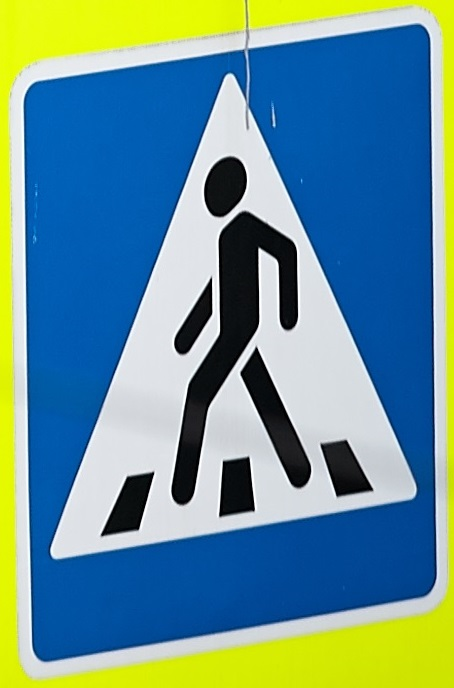
#> input picture yolo-prac/blue-traffic-sign-to-print.jpg, 454 x 688 px, given in place of the camera
$ python detecting-object.py   (older library calls are emulated)
#> lines starting #> are read from the running program, lines starting #| are printed output that depends on the picture; after the words box and inside, x2 and y2 are one past the last pixel; in counts of white or black regions, pixels touching at a corner belong together


import cv2


def do_nothing(x):
    pass


v = cv2.__version__.split('.')[0]

camera = cv2.VideoCapture(0)


while True:
    _, frame_BGR = camera.read()
#> frame_BGR is the input picture: shape (688, 454, 3); mean B, G, R 148.1, 144.5, 101.9

    frame_HSV = cv2.cvtColor(frame_BGR, cv2.COLOR_BGR2HSV)
#> frame_HSV: shape (688, 454, 3); mean H, S, V 92.7, 165.9, 183.8

    cv2.namedWindow('Track Bars', cv2.WINDOW_NORMAL)
    cv2.createTrackbar('min_blue', 'Track Bars', 0, 255, do_nothing)
    cv2.createTrackbar('min_green', 'Track Bars', 0, 255, do_nothing)
    cv2.createTrackbar('min_red', 'Track Bars', 0, 255, do_nothing)

    cv2.createTrackbar('max_blue', 'Track Bars', 0, 255, do_nothing)
    cv2.createTrackbar('max_green', 'Track Bars', 0, 255, do_nothing)
    cv2.createTrackbar('max_red', 'Track Bars', 0, 255, do_nothing)

    min_blue = cv2.getTrackbarPos('min_blue', 'Track Bars')
    min_green = cv2.getTrackbarPos('min_green', 'Track Bars')
    min_red = cv2.getTrackbarPos('min_red', 'Track Bars')

    max_blue = cv2.getTrackbarPos('max_blue', 'Track Bars')
    max_green = cv2.getTrackbarPos('max_green', 'Track Bars')
    max_red = cv2.getTrackbarPos('max_red', 'Track Bars')


    mask = cv2.inRange(frame_HSV,
                       (min_blue, min_green, min_red),
                       (max_blue, max_green, max_red))
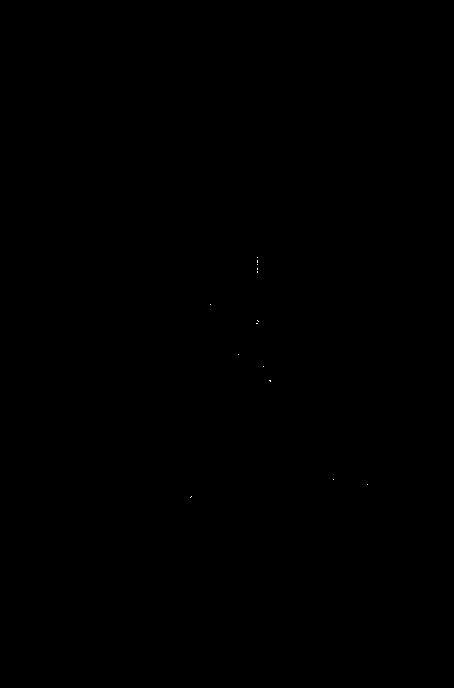
#> mask: shape (688, 454); 0.01% white in thin lines or dots, all inside (x1, y1, x2, y2) = (190, 257, 368, 498)


    min_green = cv2.getTrackbarPos('min_green', 'Track Bars')
    min_red = cv2.getTrackbarPos('min_red', 'Track Bars')

    max_blue = cv2.getTrackbarPos('max_blue', 'Track Bars')
    max_green = cv2.getTrackbarPos('max_green', 'Track Bars')
    max_red = cv2.getTrackbarPos('max_red', 'Track Bars')


    if v == '3':
        _, contours, _ = cv2.findContours(mask, cv2.RETR_TREE, cv2.CHAIN_APPROX_NONE)


    else:
        contours, _ = cv2.findContours(mask, cv2.RETR_TREE, cv2.CHAIN_APPROX_NONE)
#> contours = 14 contours, all with area under 20


    contours = sorted(contours, key=cv2.contourArea, reverse=True)

    if contours:

        (x_min, y_min, box_width, box_height) = cv2.boundingRect(contours[0])
#> x_min = 269; y_min = 380; box_width = 2; box_height = 2

        cv2.rectangle(frame_BGR, (x_min - 15, y_min - 15),
                      (x_min + box_width + 15, y_min + box_height + 15),
                      (255, 0, 0), 3)

        label = 'Detected Object'

        cv2.putText(frame_BGR, label, (x_min - 5, y_min - 25),
                    cv2.FONT_HERSHEY_SIMPLEX, 1.0, (0, 255, 0), 2)
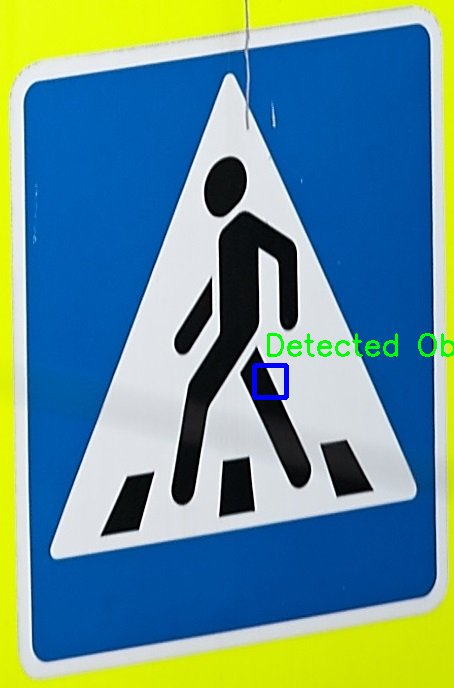
#> frame_BGR: shape (688, 454, 3); mean B, G, R 147.5, 144.7, 101


    cv2.namedWindow('Detected Object', cv2.WINDOW_NORMAL)
    cv2.imshow('Detected Object', frame_BGR)

    if cv2.waitKey(1) & 0xFF == ord('q'):
#> (key q is pressed here)
        break


cv2.destroyAllWindows()

$ run again, on yolo-prac/objects-to-detect.jpg
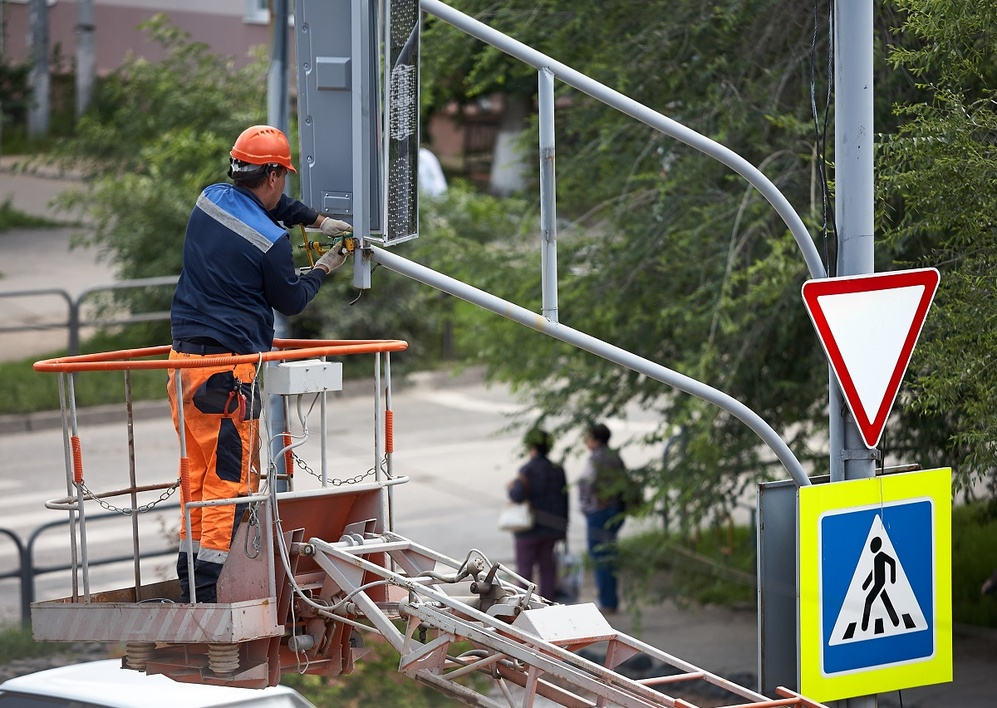
#> input picture yolo-prac/objects-to-detect.jpg, 997 x 708 px, shrunk from 1200 x 852 before the run, given in place of the camera
#> frame_BGR is the input picture: shape (708, 997, 3); mean B, G, R 96.6, 108.9, 109
#> frame_HSV: shape (708, 997, 3); mean H, S, V 57.2, 70.5, 119.6
#> mask: shape (708, 997); 0% white in thin lines or dots, all inside (x1, y1, x2, y2) = (179, 267, 937, 587)
#> contours = 9 contours, all with area under 20
#> x_min = 863; y_min = 586; box_width = 1
#> `cv2.putText(frame_BGR, label, (x_min - 5, y_min - 25), cv2.FONT_HERSHE..`:
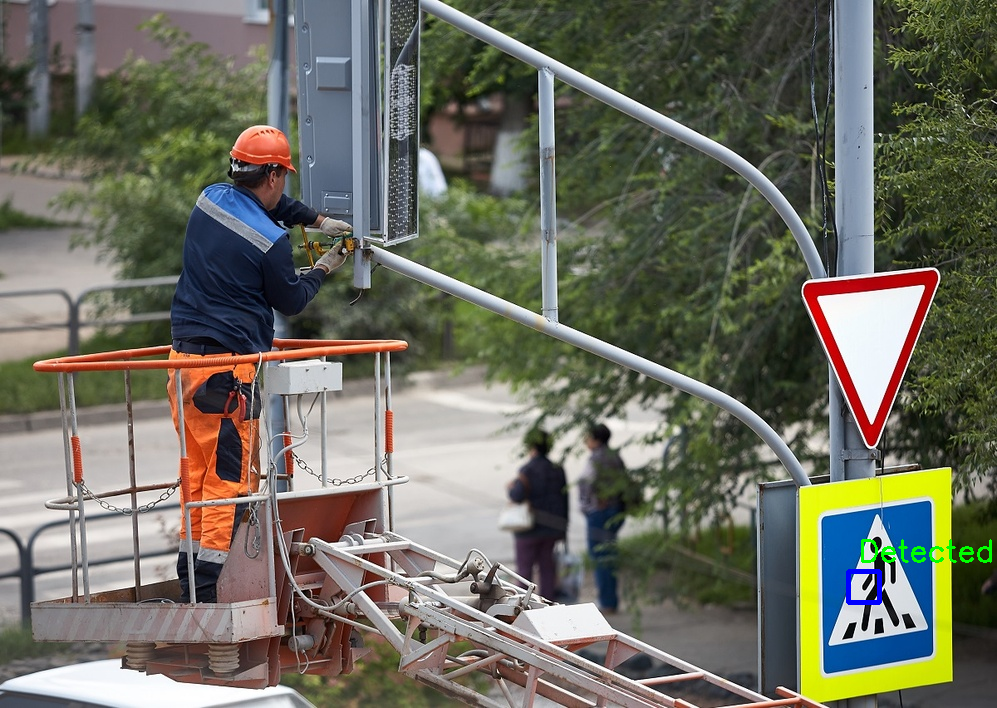
#> frame_BGR: shape (708, 997, 3); mean B, G, R 96.5, 109, 108.8
